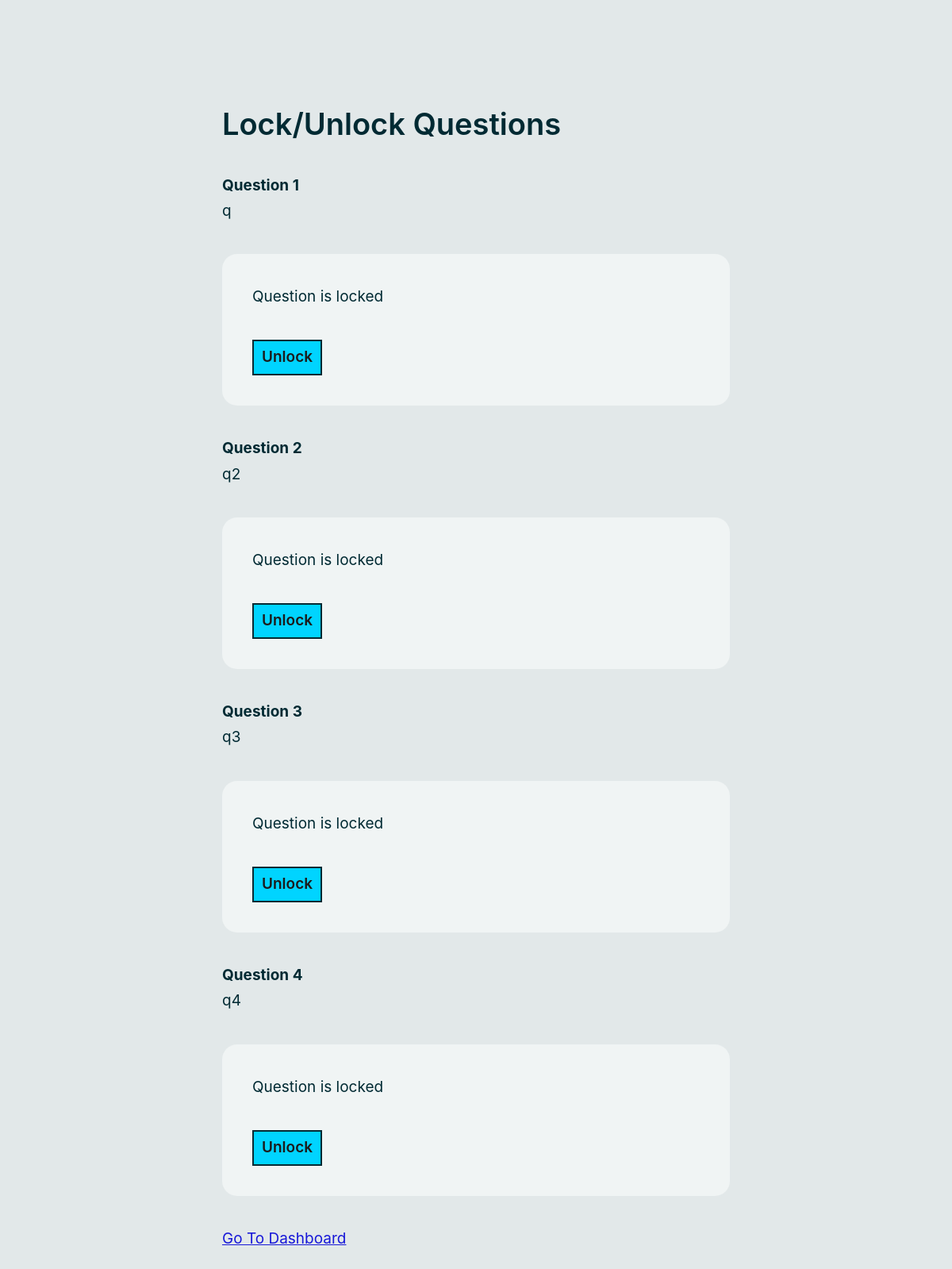
The app's page /quiz/lock_unlock_ques/2 (signed in) with its own data.
### tables this page shows
CREATE TABLE Questions(
    question_id INTEGER NOT NULL,
    quiz_id INTEGER NOT NULL,
    question_type TEXT NOT NULL,
    question_text TEXT NOT NULL,
    lock BOOLEAN DEFAULT TRUE,
    duration TEXT,
    unlock_time TIMESTAMP,
    PRIMARY KEY (question_id, quiz_id),
    FOREIGN KEY (quiz_id) REFERENCES Quizzes (quiz_id) ON DELETE CASCADE
);

### quiz_app/quiz.py (the view, shortened to what this page needs)
@bp.route('/quiz/lock_unlock_ques/<int:quiz_id>', methods=['GET','POST'])
@admin_login_required
def lock_unlock_ques(quiz_id):
    db = get_db()
    questions = db.execute('SELECT * FROM Questions WHERE quiz_id = ?', (quiz_id,)).fetchall()
    return render_template('lock_unlock_ques.html', questions=questions, quiz_id=quiz_id)

### quiz_app/auth.py (called while the page is built)
@bp.before_app_request
def load_logged_in_user():
    user_id = session.get('user_id')
    admin_id = session.get('admin_id')
    if admin_id is None:
        g.admin = None
    else:
        g.admin = get_db().execute(
            'SELECT * FROM Admins WHERE admin_id = ?', (admin_id,)
        ).fetchone()
    if user_id is None:
        g.user = None
    else:
        g.user = get_db().execute(
            'SELECT * FROM Users WHERE id = ?', (user_id,)
        ).fetchone()

def admin_login_required(view):
    @functools.wraps(view)
    def wrapped_view(**kwargs):
        if g.admin is None:
            return redirect(url_for('auth.login_admin'))
        return view(**kwargs)
    return wrapped_view

### quiz_app/db.py (called while the page is built)
def get_db():
    if 'db' not in g:
        g.db = sqlite3.connect(
            current_app.config['DATABASE'],
            detect_types=sqlite3.PARSE_DECLTYPES
        )
        g.db.row_factory = sqlite3.Row
    return g.db

### templates/lock_unlock_ques.html (shortened to what this page needs)
{% extends 'base.html' %}
    {% block content %}
    <div class="container mt-5">
        <h2>Lock/Unlock Questions</h2>
        <div class="all-questions">
            {% for question in questions %}
            <div class="question">
                <h4>Question {{ question['question_id'] }}</h4>
                <p>{{ question['question_text'] }}</p>
                <form action="{{ url_for('quiz.lock_unlock_ques', quiz_id=quiz_id) }}" method="POST">
                    {% if question['lock'] %}
                        <p>Question is locked</p>
                    {% else %}
                        <p>Question is unlocked</p>
                    {% endif %}
                    <button type="submit" name="lock_unlock" class="btn btn-outline-danger">{{ 'Unlock' if question['lock'] else 'Lock' }}</button>
                </form>
            </div>
            {% endfor %}
            <a href="{{ url_for('interface.admin_dashboard') }}" class="btn btn-outline-primary">Go To Dashboard</a>
        </div>
    </div>
    {% endblock %}

### templates/base.html (shortened to what this page needs)
<!DOCTYPE html>
<html lang="en">
<head>
  <link rel="stylesheet" href="/static/bk.css">
</head>
<body>
  {% block content %}{% endblock %}
</body>
</html>

### records on screen
Questions: question_id "1", question_text "q", shows "Question is locked", lock "Unlock"
Questions: question_id "2", question_text "q2", shows "Question is locked", lock "Unlock"
Questions: question_id "3", question_text "q3", shows "Question is locked", lock "Unlock"
Questions: question_id "4", question_text "q4", shows "Question is locked", lock "Unlock"
